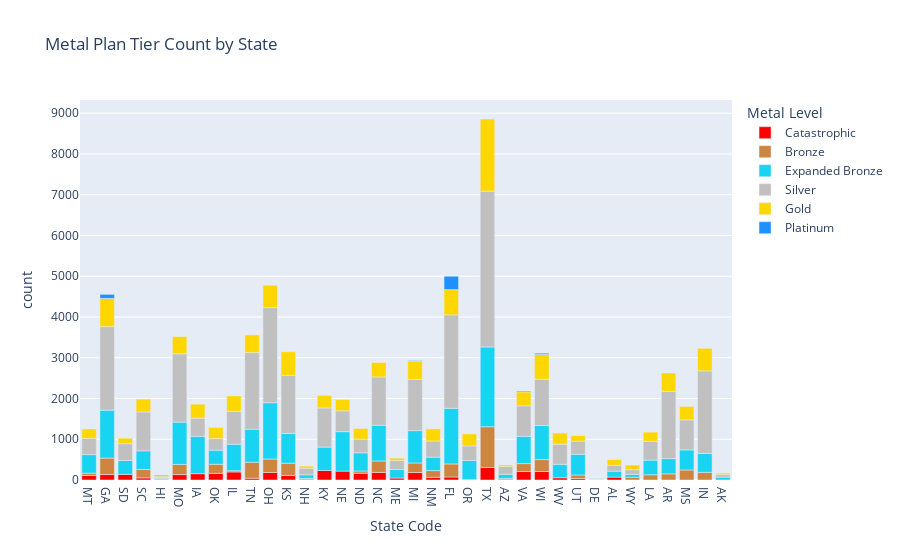

Here is the notebook cell this chart was saved with:
### Code cell
# colors = tier_color_map(statemetal_df['Metal Level'].values)

fig = px.bar(statemetal_df, x="State Code", y="count", color="Metal Level", title="Metal Plan Tier Count by State", color_discrete_map={
        'Bronze': 'peru',
        'Silver': 'silver',
        'Gold': 'gold',
        'Catastrophic': 'red',
        'Platinum': 'dodgerblue'
    })
# fig.update_traces(marker_color=colors)
fig.show()

### Figure 1 — Plotly figure (JSON) as saved in the notebook; plotly's stock layout.template omitted (floating-point values rounded to 4 significant figures)
{"data": [{"alignmentgroup": "True", "hovertemplate": "Metal Level=Catastrophic<br>State Code=%{x}<br>count=%{y}<extra></extra>", "legendgroup": "Catastrophic", "marker": {"color": "red"}, "name": "Catastrophic", "offsetgroup": "Catastrophic", "orientation": "v", "showlegend": true, "textposition": "auto", "type": "bar", "x": ["MT", "GA", "SD", "SC", "HI", "MO", "IA", "OK", "IL", "TN", "OH", "KS", "NH", "KY", "NE", "ND", "NC", "ME", "MI", "NM", "FL", "OR", "TX", "AZ", "VA", "WI", "WV", "UT", "DE", "AL"], "xaxis": "x", "y": [112, 134, 138, 52, 5, 133, 155, 164, 198, 44, 185, 112, 19, 234, 218, 166, 186, 48, 183, 66, 74, 13, 308, 19, 208, 209, 55, 38, 3, 71], "yaxis": "y"}, {"alignmentgroup": "True", "hovertemplate": "Metal Level=Bronze<br>State Code=%{x}<br>count=%{y}<extra></extra>", "legendgroup": "Bronze", "marker": {"color": "peru"}, "name": "Bronze", "offsetgroup": "Bronze", "orientation": "v", "showlegend": true, "textposition": "auto", "type": "bar", "x": ["ND", "WY", "LA", "FL", "NC", "NH", "AR", "MT", "KS", "NM", "MI", "MS", "WI", "OH", "IN", "MO", "IL", "AZ", "TX", "OK", "GA", "HI", "VA", "UT", "SC", "TN"], "xaxis": "x", "y": [55, 69, 128, 320, 281, 20, 150, 56, 300, 165, 235, 246, 292, 330, 187, 249, 30, 20, 999, 222, 404, 5, 195, 85, 205, 392], "yaxis": "y"}, {"alignmentgroup": "True", "hovertemplate": "Metal Level=Expanded Bronze<br>State Code=%{x}<br>count=%{y}<extra></extra>", "legendgroup": "Expanded Bronze", "marker": {"color": "#19d3f3"}, "name": "Expanded Bronze", "offsetgroup": "Expanded Bronze", "orientation": "v", "showlegend": true, "textposition": "auto", "type": "bar", "x": ["TN", "TX", "WY", "MS", "MO", "MT", "NC", "VA", "SC", "ND", "WI", "NE", "UT", "OR", "NH", "OK", "OH", "NM", "SD", "WV", "AK", "LA", "IN", "IA", "KS", "HI", "KY", "GA", "FL", "ME", "DE", "IL", "AL", "AZ", "AR", "MI"], "xaxis": "x", "y": [811, 1958, 69, 492, 1038, 455, 876, 669, 458, 445, 835, 968, 508, 466, 87, 346, 1381, 330, 342, 330, 70, 360, 463, 917, 732, 25, 574, 1176, 1365, 208, 9, 650, 146, 101, 375, 794], "yaxis": "y"}, {"alignmentgroup": "True", "hovertemplate": "Metal Level=Silver<br>State Code=%{x}<br>count=%{y}<extra></extra>", "legendgroup": "Silver", "marker": {"color": "silver"}, "name": "Silver", "offsetgroup": "Silver", "orientation": "v", "showlegend": true, "textposition": "auto", "type": "bar", "x": ["TX", "OH", "AL", "WI", "OK", "MI", "OR", "GA", "SC", "VA", "AR", "SD", "FL", "AK", "IA", "TN", "DE", "WV", "UT", "AZ", "WY", "HI", "NM", "MT", "KY", "ND", "KS", "ME", "NC", "MS", "IN", "NE", "LA", "NH", "MO", "IL"], "xaxis": "x", "y": [3823, 2334, 146, 1136, 283, 1254, 358, 2049, 954, 747, 1650, 411, 2293, 64, 445, 1878, 9, 495, 322, 191, 115, 30, 396, 399, 960, 335, 1424, 222, 1186, 738, 2027, 512, 460, 165, 1678, 806], "yaxis": "y"}, {"alignmentgroup": "True", "hovertemplate": "Metal Level=Gold<br>State Code=%{x}<br>count=%{y}<extra></extra>", "legendgroup": "Gold", "marker": {"color": "gold"}, "name": "Gold", "offsetgroup": "Gold", "orientation": "v", "showlegend": true, "textposition": "auto", "type": "bar", "x": ["TX", "MO", "WI", "DE", "MT", "ME", "WV", "WY", "AZ", "MI", "AR", "VA", "MS", "UT", "FL", "NC", "NM", "OH", "IA", "IN", "OK", "NH", "HI", "OR", "LA", "KS", "AK", "SC", "GA", "SD", "ND", "KY", "IL", "TN", "NE", "AL"], "xaxis": "x", "y": [1770, 422, 608, 9, 231, 58, 275, 115, 39, 451, 450, 344, 328, 138, 619, 355, 297, 549, 344, 555, 274, 49, 30, 293, 227, 580, 35, 316, 694, 135, 264, 309, 381, 437, 278, 138], "yaxis": "y"}, {"alignmentgroup": "True", "hovertemplate": "Metal Level=Platinum<br>State Code=%{x}<br>count=%{y}<extra></extra>", "legendgroup": "Platinum", "marker": {"color": "dodgerblue"}, "name": "Platinum", "offsetgroup": "Platinum", "orientation": "v", "showlegend": true, "textposition": "auto", "type": "bar", "x": ["MI", "VA", "DE", "FL", "GA", "WI", "HI"], "xaxis": "x", "y": [14, 20, 6, 329, 98, 30, 20], "yaxis": "y"}], "layout": {"barmode": "relative", "legend": {"title": {"text": "Metal Level"}, "tracegroupgap": 0}, "title": {"text": "Metal Plan Tier Count by State"}, "xaxis": {"anchor": "y", "domain": [0, 1], "title": {"text": "State Code"}}, "yaxis": {"anchor": "x", "domain": [0, 1], "title": {"text": "count"}}}}
